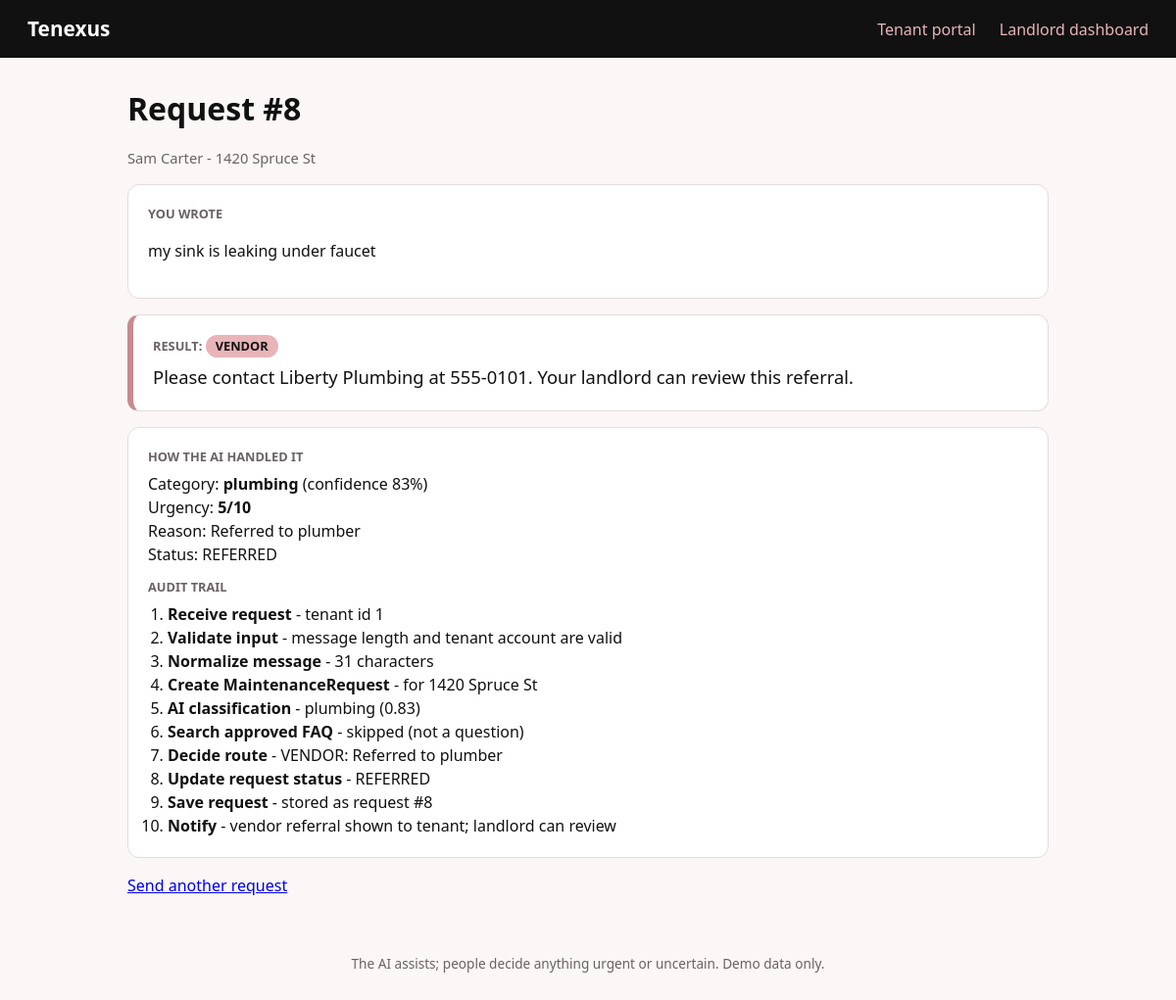
/requests/8, run on the app's committed database.
### tables this page shows
CREATE TABLE requests (
    id             INTEGER PRIMARY KEY,
    tenant_id      INTEGER NOT NULL REFERENCES tenants(id),
    property_id    INTEGER NOT NULL REFERENCES properties(id),
    message        TEXT NOT NULL CHECK (length(message) BETWEEN 5 AND 1000),
    created_at     TEXT NOT NULL DEFAULT (strftime('%Y-%m-%d %H:%M:%f', 'now')),
    category       TEXT NOT NULL CHECK (category IN
                   ('plumbing','electrical','heating','appliance','pests','lockout','safety','noise','question')),
    confidence     REAL NOT NULL CHECK (confidence BETWEEN 0 AND 1),
    urgency        INTEGER NOT NULL CHECK (urgency BETWEEN 0 AND 10),
    route          TEXT NOT NULL CHECK (route IN ('ANSWER','VENDOR','ESCALATE')),
    reason         TEXT NOT NULL,
    vendor_name    TEXT,
    vendor_phone   TEXT,
    answer_text    TEXT,
    status         TEXT NOT NULL CHECK (status IN
                   ('NEW','TRIAGED','ANSWERED','REFERRED','ESCALATED','REVIEWED')),
    landlord_route TEXT CHECK (landlord_route IN ('ANSWER','VENDOR','ESCALATE')),
    reviewed_at    TEXT,
    -- a request is reviewed exactly when the landlord's route is filled in
    CHECK ((landlord_route IS NULL) = (reviewed_at IS NULL))
);

CREATE TABLE tenants (
    id          INTEGER PRIMARY KEY,
    property_id INTEGER NOT NULL REFERENCES properties(id),
    name        TEXT NOT NULL CHECK (length(trim(name)) > 0),
    email       TEXT NOT NULL UNIQUE CHECK (email LIKE '%_@_%._%')
);

CREATE TABLE properties (
    id          INTEGER PRIMARY KEY,
    landlord_id INTEGER NOT NULL REFERENCES landlords(id),
    address     TEXT NOT NULL UNIQUE
);

CREATE TABLE audit_log (
    id         INTEGER PRIMARY KEY,
    request_id INTEGER NOT NULL REFERENCES requests(id),
    step       INTEGER NOT NULL CHECK (step BETWEEN 1 AND 10),
    step_name  TEXT NOT NULL,
    detail     TEXT NOT NULL
);

### webapp/app.py (the view)
    @app.get("/requests/<int:request_id>")
    def request_page(request_id):
        row = repo.get_request(request_id)
        if row is None:
            raise NotFound("That request does not exist.")
        return render_template("request.html", r=present(row), audit=repo.audit_for(request_id))

### webapp/repository.py (called while the page is built)
    @contextmanager
    def connect(self):
        conn = sqlite3.connect(self.db_path)
        conn.row_factory = sqlite3.Row
        conn.execute("PRAGMA foreign_keys = ON")
        try:
            yield conn
            conn.commit()
        except Exception:
            conn.rollback()
            raise
        finally:
            conn.close()

    def get_request(self, request_id):
        with self.connect() as db:
            row = db.execute("SELECT * FROM request_details WHERE id = ?", (request_id,)).fetchone()
        return dict(row) if row else None

    def audit_for(self, request_id):
        with self.connect() as db:
            return [dict(r) for r in db.execute(
                "SELECT step, step_name, detail FROM audit_log WHERE request_id = ? ORDER BY step", (request_id,))]

### webapp/workflow.py (called while the page is built)
def tenant_message(route, reason, category, answer, vendor_name, vendor_phone):
    emergency = reason.startswith("Safety keyword") or category == "safety"
    if route == "ANSWER":
        return answer
    if route == "VENDOR":
        return (f"Please contact {vendor_name} at {vendor_phone}. "
                "Your landlord can review this referral.")
    text = "Your landlord has been alerted and will follow up."
    if emergency:
        text = ("If anyone is in danger, or you smell gas or see smoke or fire, leave the area and call 911. "
                + text)
    return text

### webapp/templates/request.html (shortened to what this page needs)
{% extends "base.html" %}
{% block content %}
<h1>Request #{{ r.id }}</h1>
<p class="muted">{{ r.tenant_name }} - {{ r.property_address }}</p>
<div class="card">
  <p class="label">You wrote</p>
  <p>{{ r.message }}</p>
</div>
<div class="card result {{ r.route|lower }}">
  <p class="label">Result: <span class="pill {{ r.route|lower }}">{{ r.route }}</span></p>
  <p class="big">{{ r.tenant_message }}</p>
</div>
<div class="card">
  <p class="label">How the AI handled it</p>
  <ul class="plain">
    <li>Category: <strong>{{ r.category }}</strong> (confidence {{ '%.0f' % (r.confidence * 100) }}%)</li>
    <li>Urgency: <strong>{{ r.urgency }}/10</strong></li>
    <li>Reason: {{ r.reason }}</li>
    <li>Status: {{ r.status }}{% if r.landlord_route %} - landlord chose {{ r.landlord_route }}{% endif %}</li>
  </ul>
  <p class="label">Audit trail</p>
  <ol class="audit">
    {% for a in audit %}<li><strong>{{ a.step_name }}</strong> - {{ a.detail }}</li>{% endfor %}
  </ol>
</div>
<p><a href="{{ url_for('portal') }}">Send another request</a></p>
{% endblock %}

### webapp/static/style.css (style rules this page uses)
:root { --ink:#111; --bg:#faf7f6; --pink:#e8b4b8; --pink-dark:#c98a90; --line:#e4dcdb; --muted:#6b6264; }
* { box-sizing: border-box; }
body { margin:0; font-family: system-ui, -apple-system, "Segoe UI", Arial, sans-serif; background:var(--bg); color:var(--ink); line-height:1.5; }
h1 { margin:.2em 0; }
.muted { color:var(--muted); font-size:.92rem; }
.card { background:#fff; border:1px solid var(--line); border-radius:12px; padding:20px; margin:16px 0; }
.label { font-size:.8rem; text-transform:uppercase; color:var(--muted); font-weight:700; margin:0 0 6px; }
.big { font-size:1.15rem; margin:0; }
.result { border-left:6px solid var(--pink); }
.result.vendor { border-left-color:var(--pink-dark); }
.pill { display:inline-block; padding:2px 10px; border-radius:999px; font-size:.8rem; font-weight:700; background:var(--pink); color:var(--ink); }
ul.plain { list-style:none; padding:0; margin:0 0 12px; }
ol.audit { padding-left:20px; margin:6px 0 0; }

### data on the page
requests: id "8", message "my sink is leaking under faucet", route "VENDOR", category "plumbing", r.confidence*100 "83", urgency "5", reason "Referred to plumber", status "REFERRED"
tenants: tenant_name "Sam Carter"
properties: property_address "1420 Spruce St"
audit_log: step_name "Receive request", detail "tenant id 1"
audit_log: step_name "Validate input", detail "message length and tenant account are valid"
audit_log: step_name "Normalize message", detail "31 characters"
audit_log: step_name "Create MaintenanceRequest", detail "for 1420 Spruce St"
audit_log: step_name "AI classification", detail "plumbing (0.83)"
audit_log: step_name "Search approved FAQ", detail "skipped (not a question)"
audit_log: step_name "Decide route", detail "VENDOR: Referred to plumber"
audit_log: step_name "Update request status", detail "REFERRED"
audit_log: step_name "Save request", detail "stored as request #8"
audit_log: step_name "Notify", detail "vendor referral shown to tenant; landlord can review"

### other printed values
{{ r.tenant_message }} "Please contact Liberty Plumbing at 555-0101. Your landlord can review this referral."
